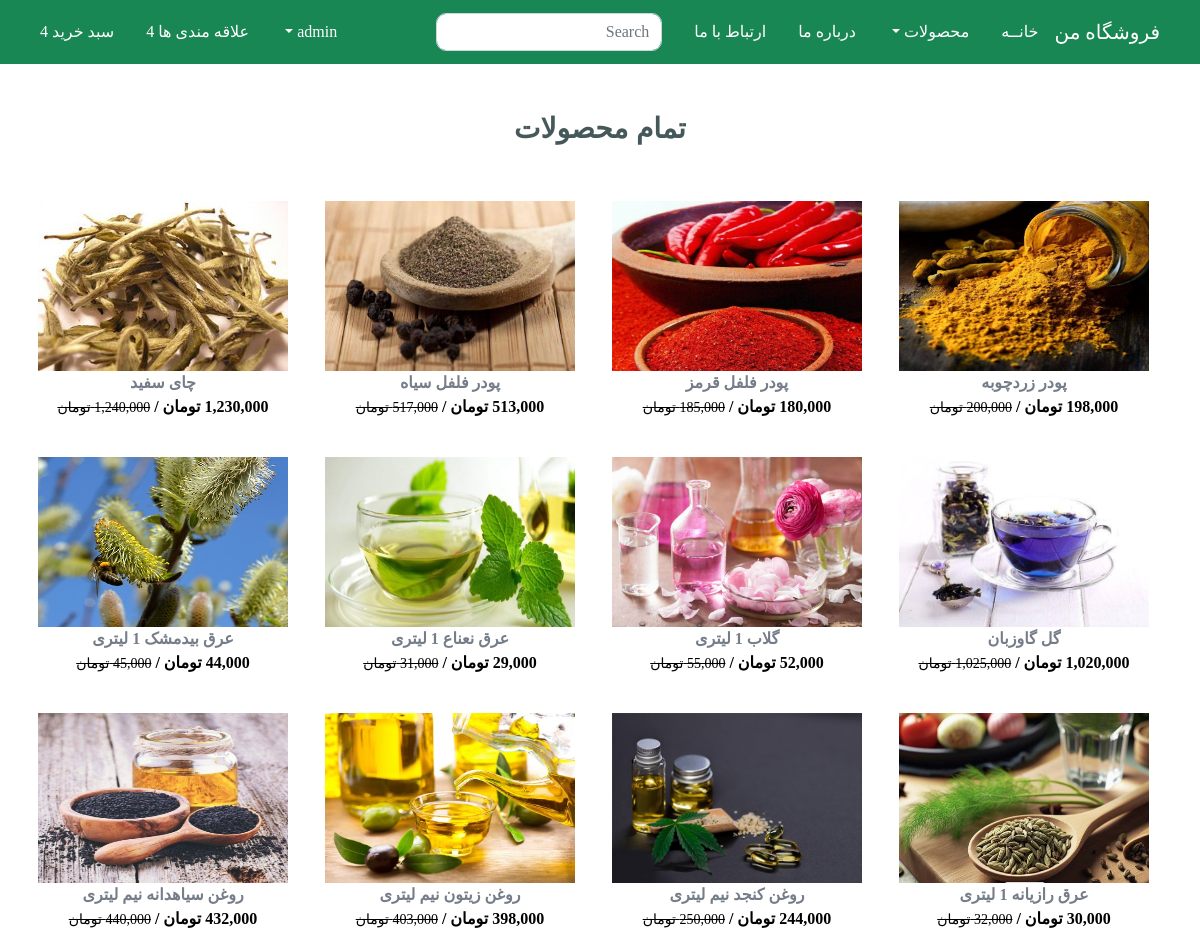
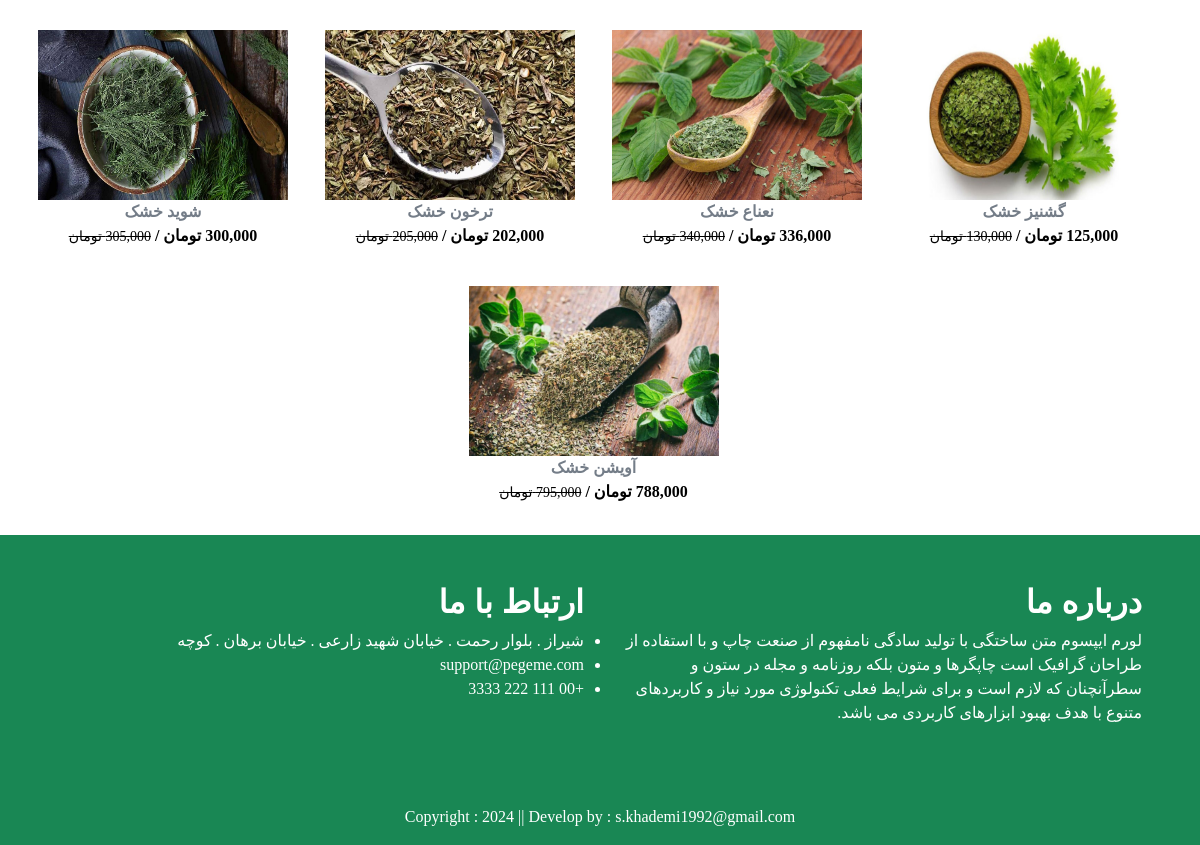
/all-products/ (signed in), run on the app's committed database (2 pictures, top to bottom).
### app/models.py (models this page shows, shortened)
class Product(models.Model):
    title = models.CharField(max_length=100)
    selling_price = models.DecimalField(default=0, decimal_places=0, max_digits=12)
    discounted_price = models.DecimalField(default=0, decimal_places=0, max_digits=12, null=True, blank=True)
    description = models.TextField()
    category = models.CharField(choices=CATEGORY_CHOICES, max_length=2)
    product_image = models.ImageField(upload_to='product')

### app/views.py (the view)
# urls.py: path('all-products/', views.AllProductsView.as_view(), name='all-products'),
class AllProductsView(View):
    def get(self, request):
        products = Product.objects.all()
        return render(request, 'app/all-products.html', locals())

### app/templates/app/all-products.html (shortened to what this page needs)
{% extends 'app/base.html' %}
{% load static %}
{% load humanize %}
{% block main-content %}
<div class="titles container text-center pt-5">
    <h3>تمام محصولات</h3>
</div>
<section>
    <div class="container px-2 mt-5">
        <div class="row row-cols-2 row-cols-md-3 row-cols-xl-4 justify-content-center">
            {% for prod in products %}
                <div class="text-center mb-4">
                    <a href="{% url 'product-detail' prod.id %}" class="btn">
                        <div>
                            <img src="{{ prod.product_image.url }}" width="250px" height="170px"/>
                            <div class="fw-bold">{{ prod.title }}</div>
                            <div class="fw-bold table-danger">
                                {{ prod.discounted_price | intcomma }} تومان /
                                <small class="fw-light text-decoration-line-through">
                                    {{ prod.selling_price | intcomma }} تومان
                                </small>
                            </div>
                        </div>
                    </a>
                </div>
            {% endfor %}
        </div>
    </div>
</section>
{% endblock main-content %}

### app/templates/app/base.html (shortened to what this page needs)
<!DOCTYPE html>
{% load static %}
<html lang="fa" dir="rtl">
<head>
    <link href="https://cdn.jsdelivr.net/npm/bootstrap@5.3.3/dist/css/bootstrap.min.css" rel="stylesheet">
    <link rel="stylesheet" href="{% static 'app/css/all.min.css' %}">
    <link rel="stylesheet" href="{% static 'app/css/owl.carousel.min.css' %}">
    <link rel="stylesheet" href="{% static 'app/css/style.css' %}">
    <link rel="stylesheet" href="{% static 'app/css/font-awesome.min.css' %}">
    <link rel="stylesheet" href="{% static 'app/css/responsive.css' %}">
    <link rel="stylesheet" href="{% static 'app/css/bootstrap.min.css' %}">
</head>
<body class="font" dir="rtl">
    <nav class="navbar sticky-top navbar-expand-lg navbar-dark bg-success">
        <div class="container-fluid my-1">
            <a class="navbar-brand" href="{% url 'home' %}">فروشگاه من</a>
            <div class="collapse navbar-collapse" id="navbarSupportedContent">
                <ul class="navbar-nav mb-2 mb-lg-0">
                    <li class="nav-item mx-2">
                        <a class="nav-link active" aria-current="page" href="{% url 'home' %}">خانــه</a>
                    </li>
                    <li class="nav-item dropdown mx-2">
                        <a class="nav-link dropdown-toggle text-white" href="#" role="button" data-bs-toggle="dropdown" aria-expanded="false">محصولات </a>
                    </li>
                    <li class="nav-item mx-2">
                        <a class="nav-link text-white" href="{% url 'about' %}">درباره ما</a>
                    </li>
                    <li class="nav-item mx-2">
                        <a class="nav-link text-white" href="{% url 'contact' %}">ارتباط با ما</a>
                    </li>
                </ul>
                <form class="d-flex mx-2" role="search">
                    <input class="form-control me-2" type="search" placeholder="Search" aria-label="Search">
                    <button class="btn btn-outline-success" type="submit">جستجو</button>
                </form>
            </div>
            <div>
                <ul class="navbar-nav me-auto mb-2 mb-lg-0">
                    {% if user.is_authenticated %}
                    <li class="nav-item dropdown mx-2">
                        <a class="nav-link dropdown-toggle text-white" href="#" id="profileDropdown" role="button" data-bs-toggle="dropdown" aria-expanded="false">{{ request.user.username }} </a>
                    </li>
                    {% endif %}
                    <li class="nav-item mx-2">
                        <a href="#" class="nav-link text-white">علاقه مندی ها 4</a>
                    </li>
                    <li class="nav-item mx-2">
                        <a href="#" class="nav-link text-white">سبد خرید 4</a>
                    </li>
                </ul>
            </div>
        </div>
    </nav>
{% block main-content %}{% endblock main-content %}
	<div class="text-white bg-success py-5">
		<div class="container">
			<div class="row">
				<div class="col-lg-6 col-md-6 px-3">
					<div class="about-widget">
						<h2 class="fs-sm-1 text-white">درباره ما</h2>
						<p>
                            لورم ایپسوم متن ساختگی با تولید سادگی نامفهوم از صنعت چاپ و با استفاده از طراحان گرافیک است چاپگرها و متون بلکه روزنامه و مجله در ستون و سطرآنچنان که لازم است و برای شرایط فعلی تکنولوژی مورد نیاز و کاربردهای متنوع با هدف بهبود ابزارهای کاربردی می باشد.
                        </p>
					</div>
				</div>
				<div class="col-lg-6 col-md-6 px-3">
					<div class="footer-box get-in-touch">
						<h2 class="widget-title text-white">ارتباط با ما</h2>
						<ul>
							<li>شیراز . بلوار رحمت . خیابان شهید زارعی . خیابان برهان . کوچه</li>
							<li>support@pegeme.com</li>
							<li>+00 111 222 3333</li>
						</ul>
					</div>
				</div>
			</div>
		</div>
	</div>
    <footer class="py-3 bg-success col-lg-12 col-md-12">
        <div class="container">
            <p class="m-0 text-center text-white">Copyright : 2024 || Develop by : s.khademi1992@gmail.com</p>
        </div>
    </footer>
</body>
</html>

### app/static/app/css/style.css (style rules this page uses)
* { margin: 0; padding: 0; box-sizing: border-box; }
.font { font-family: font; }

### app/static/app/css/responsive.css (style rules this page uses)
@media only screen and (min-width: 1200px) { .caption1 h1, .titles { font-size: 50px; } }

### data on the page
Product: product_image (picture), title "پودر زردچوبه", discounted_price "198,000", selling_price "200,000"
Product: product_image (picture), title "پودر فلفل قرمز", discounted_price "180,000", selling_price "185,000"
Product: product_image (picture), title "پودر فلفل سیاه", discounted_price "513,000", selling_price "517,000"
Product: product_image (picture), title "چای سفید", discounted_price "1,230,000", selling_price "1,240,000"
Product: product_image (picture), title "گل گاوزبان", discounted_price "1,020,000", selling_price "1,025,000"
Product: product_image (picture), title "گلاب 1 لیتری", discounted_price "52,000", selling_price "55,000"
Product: product_image (picture), title "عرق نعناع 1 لیتری", discounted_price "29,000", selling_price "31,000"
Product: product_image (picture), title "عرق بیدمشک 1 لیتری", discounted_price "44,000", selling_price "45,000"
Product: product_image (picture), title "عرق رازیانه 1 لیتری", discounted_price "30,000", selling_price "32,000"
Product: product_image (picture), title "روغن کنجد نیم لیتری", discounted_price "244,000", selling_price "250,000"
Product: product_image (picture), title "روغن زیتون نیم لیتری", discounted_price "398,000", selling_price "403,000"
Product: product_image (picture), title "روغن سیاهدانه نیم لیتری", discounted_price "432,000", selling_price "440,000"
Product: product_image (picture), title "گشنیز خشک", discounted_price "125,000", selling_price "130,000"
Product: product_image (picture), title "نعناع خشک", discounted_price "336,000", selling_price "340,000"
Product: product_image (picture), title "ترخون خشک", discounted_price "202,000", selling_price "205,000"
Product: product_image (picture), title "شوید خشک", discounted_price "300,000", selling_price "305,000"
Product: product_image (picture), title "آویشن خشک", discounted_price "788,000", selling_price "795,000"

### other printed values
{{ request.user.username }} "admin"
